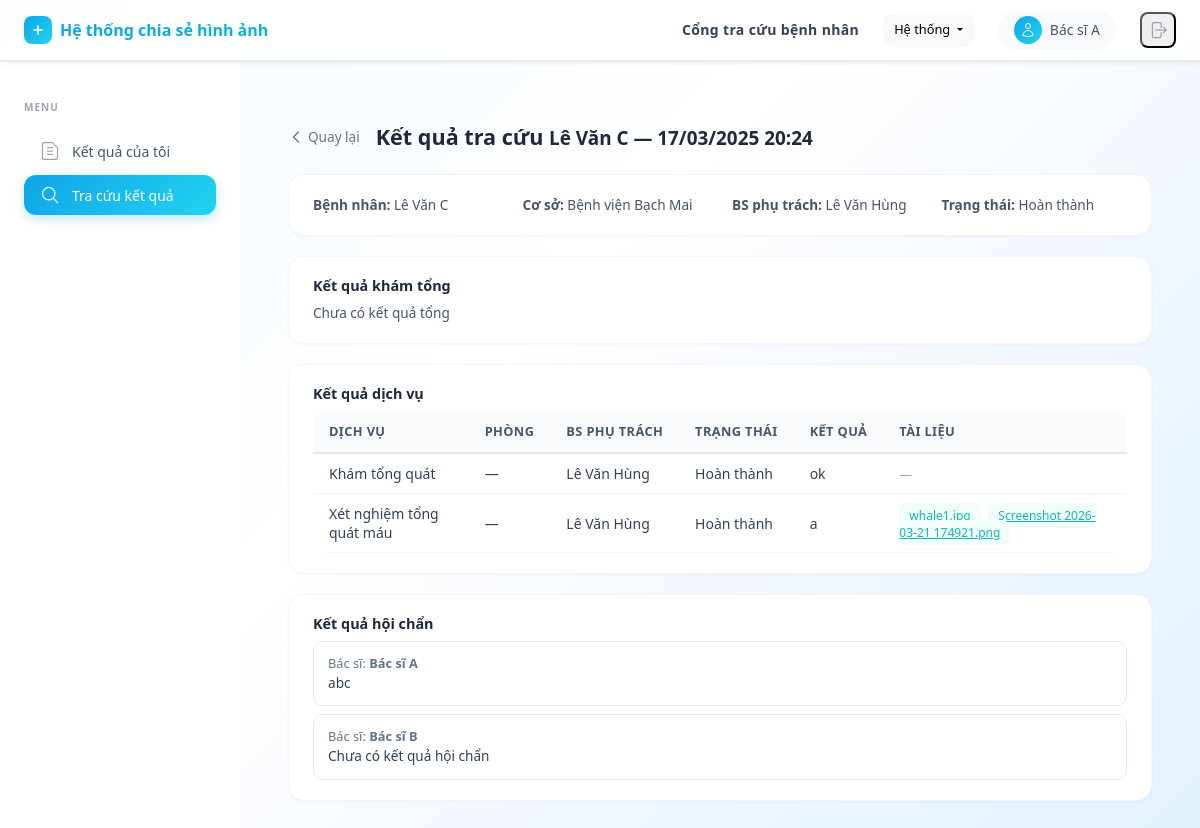
Screenshot of /lookup/results/2/ (signed in) with the database file from the repository.
### api/models.py (models this page shows, shortened)
class User(AbstractUser):
    code = models.CharField(max_length=50, unique=True)
    facility = models.ForeignKey(MedicalFacility, on_delete=models.CASCADE, related_name="users", null=True, blank=True)
    name = models.CharField(max_length=255)
    role = models.ForeignKey(Role, on_delete=models.SET_NULL, null=True, blank=True, related_name='users')
    patient = models.OneToOneField('Patient', on_delete=models.SET_NULL, null=True, blank=True, related_name='user')
    created_at = models.DateTimeField(auto_now_add=True)
    updated_at = models.DateTimeField(auto_now=True)
    @property
    def role_code(self):
        return self.role.code if self.role else None

class MedicalExamination(models.Model):
    STATUS_CHOICES = [
        ('awaiting_payment', 'Chờ thanh toán'),
        ('pending', 'Chờ khám'),
        ('in_progress', 'Đang khám'),
        ('completed', 'Hoàn thành'),
        ('cancelled', 'Đã hủy'),
    ]
    patient = models.ForeignKey('Patient', on_delete=models.CASCADE, related_name='examinations')
    facility = models.ForeignKey('MedicalFacility', on_delete=models.CASCADE, related_name='examinations')
    doctor = models.ForeignKey('User', on_delete=models.SET_NULL, null=True, blank=True, related_name='examinations')
    examination_date = models.DateTimeField()
    status = models.CharField(max_length=20, choices=STATUS_CHOICES, default='awaiting_payment')
    overall_result = models.TextField(blank=True, null=True)
    notes = models.TextField(blank=True, null=True)
    created_at = models.DateTimeField(auto_now_add=True)
    updated_at = models.DateTimeField(auto_now=True)

class Patient(models.Model):
    IDENTIFIER_CHOICES = [
        ('insurance', 'Số BHYT'),
        ('national_id', 'CMND/CCCD'),
        ('phone', 'Số điện thoại'),
    ]
    identifier_type = models.CharField(max_length=20, choices=IDENTIFIER_CHOICES)
    identifier = models.CharField(max_length=100, unique=True)
    name = models.CharField(max_length=255)
    contact_info = models.TextField(blank=True, null=True)
    gender = models.CharField(max_length=10, choices=[('male', 'Male'), ('female', 'Female'), ('other', 'Other')])
    created_by_facility = models.ForeignKey(MedicalFacility, on_delete=models.SET_NULL, null=True, related_name="patients")
    activity_history = models.JSONField(default=list, blank=True)

class MedicalFacility(models.Model):
    STATUS_CHOICES = [
        ('active', 'Đang hoạt động'),
        ('paused', 'Tạm dừng'),
        ('holiday', 'Nghỉ lễ'),
        ('maintenance', 'Bảo trì'),
        ('closed', 'Ngừng hoạt động'),
    ]
    code = models.CharField(max_length=50, unique=True)
    name = models.CharField(max_length=255)
    address = models.TextField()
    status = models.CharField(max_length=20, choices=STATUS_CHOICES, default='active')
    services = models.ManyToManyField(Service, blank=True, related_name='facilities')

class ExaminationService(models.Model):
    STATUS_CHOICES = [
        ('pending', 'Chờ thực hiện'),
        ('in_progress', 'Đang thực hiện'),
        ('completed', 'Hoàn thành'),
    ]
    examination = models.ForeignKey(MedicalExamination, on_delete=models.CASCADE, related_name='examination_services')
    service = models.ForeignKey('Service', on_delete=models.CASCADE, related_name='examination_services')
    assigned_doctor = models.ForeignKey('User', on_delete=models.SET_NULL, null=True, blank=True, related_name='assigned_examination_services')
    service_time = models.DateTimeField(null=True, blank=True)
    room = models.CharField(max_length=50, blank=True, null=True)
    price = models.DecimalField(max_digits=12, decimal_places=0, default=0)
    result = models.TextField(blank=True, null=True)
    status = models.CharField(max_length=20, choices=STATUS_CHOICES, default='pending')
    notes = models.TextField(blank=True, null=True)

class Service(models.Model):
    SERVICE_TYPE_CHOICES = [
        ('kham_benh', 'Khám bệnh'),
        ('xet_nghiem', 'Xét nghiệm'),
        ('chan_doan_hinh_anh', 'Chẩn đoán hình ảnh'),
        ('phau_thuat', 'Phẫu thuật'),
        ('noi_khoa', 'Nội khoa'),
        ('ngoai_khoa', 'Ngoại khoa'),
        ('san_phu_khoa', 'Sản phụ khoa'),
        ('nhi_khoa', 'Nhi khoa'),
        ('rang_ham_mat', 'Răng hàm mặt'),
        ('mat', 'Mắt'),
        ('tai_mui_hong', 'Tai mũi họng'),
        ('phuc_hoi_chuc_nang', 'Phục hồi chức năng'),
        ('khac', 'Khác'),
    ]
    code = models.CharField(max_length=50, unique=True)
    name = models.CharField(max_length=255)
    service_type = models.CharField(max_length=50, choices=SERVICE_TYPE_CHOICES, default='khac')
    price = models.DecimalField(max_digits=12, decimal_places=0, default=0)
    description = models.TextField(blank=True, null=True)

class ExaminationServiceDocument(models.Model):
    examination_service = models.ForeignKey(ExaminationService, on_delete=models.CASCADE, related_name='documents')
    file = models.FileField(upload_to='examination_service_documents/')
    original_filename = models.CharField(max_length=255, blank=True, null=True)
    uploaded_at = models.DateTimeField(auto_now_add=True)

class ExaminationConsult(models.Model):
    examination = models.ForeignKey(MedicalExamination, on_delete=models.CASCADE, related_name='consults')
    doctor = models.ForeignKey('User', on_delete=models.CASCADE, related_name='examination_consults')
    result = models.TextField(blank=True, null=True)
    created_at = models.DateTimeField(auto_now_add=True)
    updated_at = models.DateTimeField(auto_now=True)
    class Meta:
        unique_together = ('examination', 'doctor')

### api/views.py (the view, shortened to what this page needs)
# urls.py: path('lookup/results/<int:pk>/', patient_lookup_result_detail, name='patient_lookup_result_detail'),
def patient_lookup_result_detail(request, pk):
    if not request.user.is_authenticated:
        return redirect('patient_login')
    exam = MedicalExamination.objects.select_related(
        'patient', 'facility', 'doctor'
    ).get(pk=pk)
    services = ExaminationService.objects.filter(examination=exam).select_related(
        'service', 'assigned_doctor'
    ).prefetch_related('documents')
    overall_docs = ExaminationDocument.objects.filter(examination=exam)
    consults = ExaminationConsult.objects.filter(examination=exam).select_related('doctor')
    return render(request, 'patient_lookup_detail.html', {
        'tab': 'lookup',
        'examination': exam,
        'services': services,
        'overall_docs': overall_docs,
        'consults': consults,
    })

### api/templates/patient_lookup_detail.html (shortened to what this page needs)
﻿{% extends "patient_base.html" %}
{% block content %}
<div class="d-flex align-items-center gap-3 mb-4">
    <a href="{% url 'patient_dashboard' %}?{{ request.GET.urlencode }}" style="text-decoration:none; color:#64748b; font-size:0.85rem; display:flex; align-items:center; gap:4px;">
        <svg class="w-4 h-4" fill="none" viewBox="0 0 24 24" stroke="currentColor"><path stroke-linecap="round" stroke-linejoin="round" stroke-width="2" d="M15.75 19.5L8.25 12l7.5-7.5"/></svg>
        Quay lại
    </a>
    <h3 class="page-title" style="margin:0;">Kết quả tra cứu <small>{{ examination.patient.name }} — {{ examination.examination_date|date:"d/m/Y H:i" }}</small></h3>
</div>
<div style="background:#fff; border-radius:16px; padding:20px 24px; border:1px solid #f1f5f9; box-shadow:0 1px 3px rgba(0,0,0,0.04); margin-bottom:20px;">
    <div class="row" style="font-size:0.85rem; color:#475569;">
        <div class="col-md-3"><strong>Bệnh nhân:</strong> {{ examination.patient.name }}</div>
        <div class="col-md-3"><strong>Cơ sở:</strong> {{ examination.facility.name }}</div>
        <div class="col-md-3"><strong>BS phụ trách:</strong> {{ examination.doctor.name|default:"—" }}</div>
        <div class="col-md-3"><strong>Trạng thái:</strong> {{ examination.get_status_display }}</div>
    </div>
</div>
<div style="background:#fff; border-radius:16px; padding:20px 24px; border:1px solid #f1f5f9; box-shadow:0 1px 3px rgba(0,0,0,0.04); margin-bottom:20px;">
    <h6 style="font-weight:700; color:#1e293b; margin:0 0 8px; font-size:0.9rem;">Kết quả khám tổng</h6>
    <p style="font-size:0.85rem; color:#475569; margin:0; white-space:pre-wrap;">{{ examination.overall_result|default:"Chưa có kết quả tổng" }}</p>
</div>
<div style="background:#fff; border-radius:16px; padding:20px 24px; border:1px solid #f1f5f9; box-shadow:0 1px 3px rgba(0,0,0,0.04); margin-bottom:20px;">
    <h6 style="font-weight:700; color:#1e293b; margin:0 0 8px; font-size:0.9rem;">Kết quả dịch vụ</h6>
    <div class="table-card" style="padding:0; box-shadow:none; border:none;">
        <table class="table">
            <thead>
                <tr>
                    <th>Dịch vụ</th>
                    <th>Phòng</th>
                    <th>BS phụ trách</th>
                    <th>Trạng thái</th>
                    <th>Kết quả</th>
                    <th>Tài liệu</th>
                </tr>
            </thead>
            <tbody>
                {% for s in services %}
                <tr>
                    <td>{{ s.service.name }}</td>
                    <td>{{ s.room|default:"—" }}</td>
                    <td>{{ s.assigned_doctor.name|default:"—" }}</td>
                    <td>{{ s.get_status_display }}</td>
                    <td style="max-width:260px;">{{ s.result|default:"Chưa có kết quả" }}</td>
                    <td>
                        {% if s.documents.all %}
                            {% for d in s.documents.all %}
                                <a href="{{ d.file.url }}" target="_blank" class="btn-action btn-action-info" style="padding:4px 10px; font-size:0.75rem; margin-right:4px;">{{ d.original_filename|default:"File" }}</a>
                            {% endfor %}
                        {% else %}
                            <span style="color:#94a3b8; font-size:0.8rem;">—</span>
                        {% endif %}
                    </td>
                </tr>
                {% endfor %}
            </tbody>
        </table>
    </div>
</div>
{% if consults %}
<div style="background:#fff; border-radius:16px; padding:20px 24px; border:1px solid #f1f5f9; box-shadow:0 1px 3px rgba(0,0,0,0.04);">
    <h6 style="font-weight:700; color:#1e293b; margin:0 0 8px; font-size:0.9rem;">Kết quả hội chẩn</h6>
    <div class="d-flex flex-column gap-2">
        {% for c in consults %}
        <div style="border:1px solid #e2e8f0; border-radius:10px; padding:12px 14px;">
            <div style="font-size:0.8rem; color:#64748b;">Bác sĩ: <strong>{{ c.doctor.name }}</strong></div>
            <div style="font-size:0.85rem; color:#334155; white-space:pre-wrap;">{{ c.result|default:"Chưa có kết quả hội chẩn" }}</div>
        </div>
        {% endfor %}
    </div>
</div>
{% endif %}
{% endblock %}

### api/templates/patient_base.html (shortened to what this page needs)
﻿<!DOCTYPE html>
<html lang="vi">
<head>
    <script src="https://cdn.tailwindcss.com"></script>
    <link rel="stylesheet" href="https://cdn.jsdelivr.net/npm/bootstrap@5.3.0/dist/css/bootstrap.min.css">
</head>
<body class="min-h-screen" style="margin:0; background: linear-gradient(135deg, #f0f9ff 0%, #ffffff 40%, #eff6ff 70%, #e0f2fe 100%); background-attachment: fixed;">
    <nav class="top-navbar fixed top-0 left-0 right-0 z-50 flex items-center justify-between px-6 py-2.5 shadow-sm">
        <div class="flex items-center gap-3">
            <a href="{% url 'patient_dashboard' %}" class="flex items-center gap-2" style="text-decoration:none;">
                <div class="bg-gradient-to-br from-primary to-cyan-400 rounded-lg p-1.5">
                    <svg class="w-4 h-4 text-white" fill="none" viewBox="0 0 24 24" stroke="currentColor">
                        <path stroke-linecap="round" stroke-linejoin="round" stroke-width="2.5" d="M12 6v6m0 0v6m0-6h6m-6 0H6"/>
                    </svg>
                </div>
                <span class="text-base font-bold bg-gradient-to-r from-primary to-cyan-500 bg-clip-text" style="color:transparent; -webkit-background-clip:text;">Hệ thống chia sẻ hình ảnh</span>
            </a>
        </div>
        <div class="flex items-center gap-4">
            <span class="hidden sm:block text-sm font-semibold text-slate-700 tracking-wide">Cổng tra cứu bệnh nhân</span>
            {% if user.is_authenticated %}
            <div class="dropdown">
                <button class="btn btn-light dropdown-toggle" type="button" data-bs-toggle="dropdown" aria-expanded="false" style="border-radius:10px; font-size:0.8rem; padding:6px 10px;">
                    Hệ thống
                </button>
            </div>
            {% endif %}
            <div class="flex items-center gap-2 bg-gray-50 rounded-full px-3 py-1.5">
                <div class="w-7 h-7 rounded-full bg-gradient-to-br from-primary to-cyan-400 flex items-center justify-center">
                    <svg class="w-4 h-4 text-white" fill="none" viewBox="0 0 24 24" stroke="currentColor">
                        <path stroke-linecap="round" stroke-linejoin="round" stroke-width="1.5" d="M15.75 6a3.75 3.75 0 11-7.5 0 3.75 3.75 0 017.5 0zM4.501 20.118a7.5 7.5 0 0114.998 0A17.933 17.933 0 0112 21.75c-2.676 0-5.216-.584-7.499-1.632z"/>
                    </svg>
                </div>
                <span class="text-sm font-medium text-gray-600">{{ user.name|default:user.username }}</span>
            </div>
            <form action="{% url 'patient_logout' %}" method="post" class="m-0">
                <button type="submit" class="p-1.5 rounded-lg hover:bg-red-50 text-gray-400 hover:text-red-500 transition" title="Đăng xuất">
                    <svg class="w-5 h-5" fill="none" viewBox="0 0 24 24" stroke="currentColor">
                        <path stroke-linecap="round" stroke-linejoin="round" stroke-width="1.5" d="M15.75 9V5.25A2.25 2.25 0 0013.5 3h-6a2.25 2.25 0 00-2.25 2.25v13.5A2.25 2.25 0 007.5 21h6a2.25 2.25 0 002.25-2.25V15m3 0l3-3m0 0l-3-3m3 3H9"/>
                    </svg>
                </button>
            </form>
        </div>
    </nav>
    <aside id="sidebar" class="sidebar fixed top-[52px] left-0 bottom-0 w-60 bg-white border-r border-gray-100 z-40 transform -translate-x-full lg:translate-x-0 transition-transform duration-200 overflow-y-auto">
        <div class="px-4 pt-5 pb-3">
            <p class="text-[10px] font-semibold text-gray-400 uppercase tracking-widest mb-3">Menu</p>
            <nav class="flex flex-col gap-1">
                <a href="{% url 'patient_my_results' %}" class="nav-item-link {% if tab == 'my_results' %}active{% endif %}">
                    <svg class="w-5 h-5 text-gray-400" fill="none" viewBox="0 0 24 24" stroke="currentColor"><path stroke-linecap="round" stroke-linejoin="round" stroke-width="1.5" d="M9 12h6m-6 4h6M9 8h6m4 14H5a2 2 0 01-2-2V4a2 2 0 012-2h10l6 6v12a2 2 0 01-2 2z"/></svg>
                    Kết quả của tôi
                </a>
                <a href="{% url 'patient_dashboard' %}" class="nav-item-link {% if tab == 'lookup' %}active{% endif %}">
                    <svg class="w-5 h-5 text-gray-400" fill="none" viewBox="0 0 24 24" stroke="currentColor"><path stroke-linecap="round" stroke-linejoin="round" stroke-width="1.5" d="M21 21l-5.197-5.197m0 0A7.5 7.5 0 105.196 5.196a7.5 7.5 0 0010.607 10.607z"/></svg>
                    Tra cứu kết quả
                </a>
            </nav>
        </div>
    </aside>
    <main class="lg:ml-60 pt-[52px] min-h-screen">
        <div class="p-5">
            {% block content %}{% endblock %}
        </div>
    </main>
</body>
</html>

### rows the page displays
User: name "Bác sĩ A"
MedicalExamination: patient.name "Lê Văn C", examination_date "17/03/2025 20:24", facility.name "Bệnh viện Bạch Mai", doctor.name "Lê Văn Hùng", status "Hoàn thành", overall_result "Chưa có kết quả tổng"
ExaminationService: service.name "Khám tổng quát", room "—", assigned_doctor.name "Lê Văn Hùng", status "Hoàn thành", result "ok"
ExaminationService: service.name "Xét nghiệm tổng quát máu", room "—", assigned_doctor.name "Lê Văn Hùng", status "Hoàn thành", result "a"
ExaminationServiceDocument: original_filename "whale1.jpg"
ExaminationServiceDocument: original_filename "Screenshot 2026-03-21 174921.png"
ExaminationConsult: doctor.name "Bác sĩ A", result "abc"
ExaminationConsult: doctor.name "Bác sĩ B", result "Chưa có kết quả hội chẩn"
